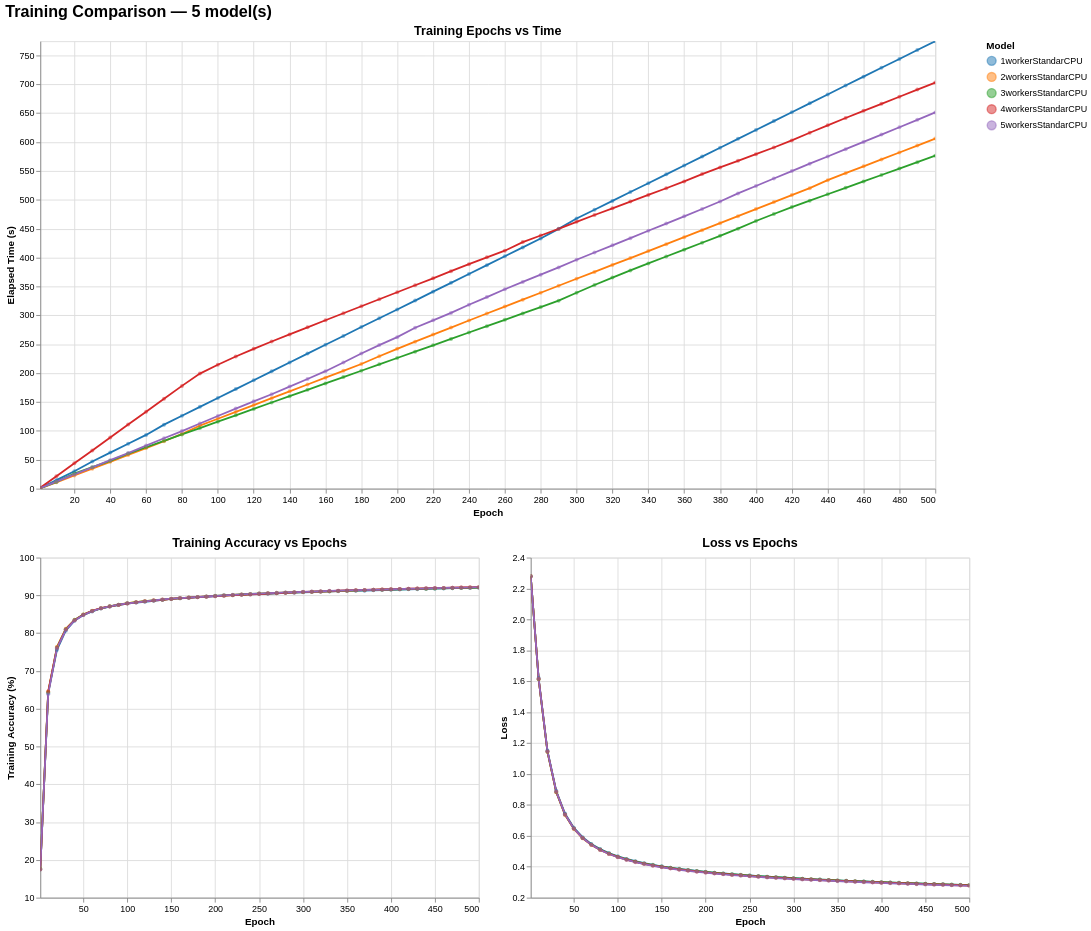

This figure's notebook cell:
### Markdown cell above
# GOOGLEC CLOUD TESTING

### StandarCPU

<img src="../Images/e2-standarcpu/machineType.png">
<h1></h1>
<img src="../Images/e2-standarcpu/Workers.png"> <img src="../Images/e2-standarcpu/RIP.png"><h1></h1>
<img src="../Images/e2-standarcpu/Training3Workers.png"><h1></h1>
<img src="../Images/e2-standarcpu/Training4Workers.png"><h1></h1>

### Code cell
main("../stats/MNIST/standarCPU")

### Figure 1 — Vega-Lite specification as saved in the notebook (floating-point values rounded to 4 significant figures; data arrays with more than 128 entries replaced by an {"elided": "..."} marker saying what was removed)
{"config": {"view": {"continuousWidth": 300, "continuousHeight": 300}}, "vconcat": [{"mark": {"type": "line", "point": {"opacity": 0.5, "size": 20}}, "encoding": {"color": {"field": "model", "legend": {"orient": "right", "title": "Model"}, "scale": {"scheme": "category10"}, "type": "nominal"}, "tooltip": [{"field": "model", "title": "Model", "type": "nominal"}, {"field": "epoch", "title": "Epoch", "type": "quantitative"}, {"field": "time_s", "format": ".2f", "title": "Time (s)", "type": "quantitative"}, {"field": "acc_train", "format": ".2f", "title": "Train Acc (%)", "type": "quantitative"}], "x": {"field": "epoch", "scale": {"nice": false, "zero": false}, "title": "Epoch", "type": "quantitative"}, "y": {"field": "time_s", "scale": {"nice": false}, "title": "Elapsed Time (s)", "type": "quantitative"}}, "height": 500, "name": "view_f7dadc717b28848b_0", "title": {"text": "Training Epochs vs Time", "fontSize": 14}, "width": 1000}, {"hconcat": [{"mark": {"type": "line", "point": {"opacity": 0.5, "size": 20}}, "encoding": {"color": {"field": "model", "legend": {"orient": "right", "title": "Model"}, "scale": {"scheme": "category10"}, "type": "nominal"}, "tooltip": [{"field": "model", "title": "Model", "type": "nominal"}, {"field": "epoch", "title": "Epoch", "type": "quantitative"}, {"field": "acc_train", "format": ".2f", "title": "Train Acc (%)", "type": "quantitative"}, {"field": "loss", "format": ".4f", "title": "Loss", "type": "quantitative"}], "x": {"field": "epoch", "scale": {"nice": false}, "title": "Epoch", "type": "quantitative"}, "y": {"field": "acc_train", "scale": {"zero": false}, "title": "Training Accuracy (%)", "type": "quantitative"}}, "height": 380, "name": "view_d3e7178f86e2a9ea_0", "title": {"text": "Training Accuracy vs Epochs", "fontSize": 14}, "width": 490}, {"mark": {"type": "line", "point": {"opacity": 0.5, "size": 20}}, "encoding": {"color": {"field": "model", "legend": {"orient": "right", "title": "Model"}, "scale": {"scheme": "category10"}, "type": "nominal"}, "tooltip": [{"field": "model", "title": "Model", "type": "nominal"}, {"field": "epoch", "title": "Epoch", "type": "quantitative"}, {"field": "acc_train", "format": ".2f", "title": "Train Acc (%)", "type": "quantitative"}, {"field": "loss", "format": ".4f", "title": "Loss", "type": "quantitative"}], "x": {"field": "epoch", "scale": {"nice": false}, "title": "Epoch", "type": "quantitative"}, "y": {"field": "loss", "scale": {"zero": false}, "title": "Loss", "type": "quantitative"}}, "height": 380, "name": "view_542fec15cbca7539_1", "title": {"text": "Loss vs Epochs", "fontSize": 14}, "width": 490}], "resolve": {"scale": {"color": "shared", "y": "independent"}}}], "data": {"name": "data-2777aeb973254f0e4bbc839a4dd4d219"}, "params": [{"name": "zoom_epoch_time", "select": {"type": "interval"}, "bind": "scales", "views": ["view_f7dadc717b28848b_0"]}, {"name": "zoom_acc_epoch", "select": {"type": "interval"}, "bind": "scales", "views": ["view_d3e7178f86e2a9ea_0"]}, {"name": "zoom_loss_epoch", "select": {"type": "interval"}, "bind": "scales", "views": ["view_542fec15cbca7539_1"]}], "resolve": {"scale": {"color": "shared"}}, "title": {"text": "Training Comparison — 5 model(s)", "fontSize": 18}, "$schema": "https://vega.github.io/schema/vega-lite/v6.1.0.json", "datasets": {"data-2777aeb973254f0e4bbc839a4dd4d219": {"elided": "255 records"}}}
